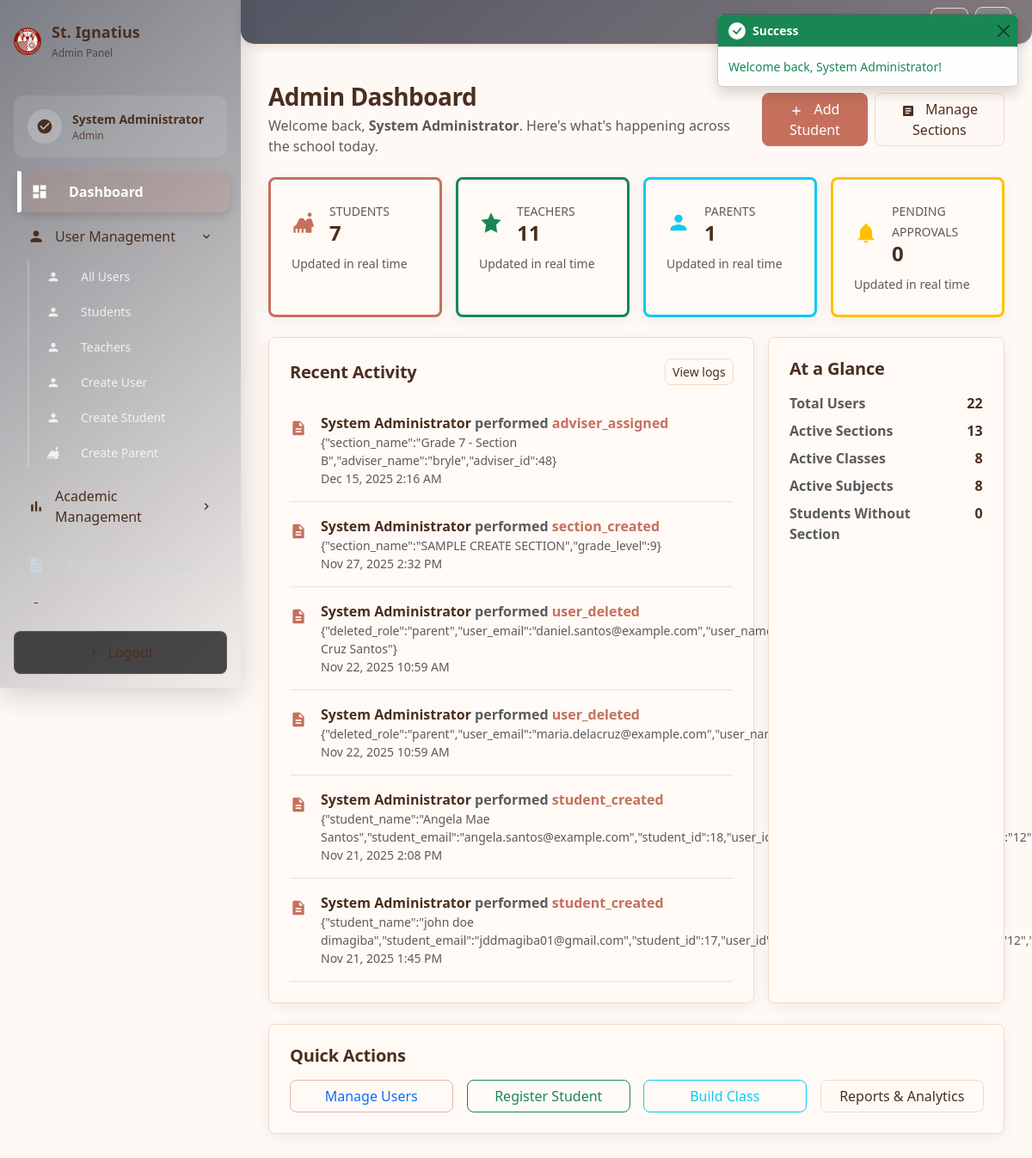
The page /admin (signed in) on the database its author committed.
### tables this page shows
CREATE TABLE `audit_logs` (
  `id` int(10) UNSIGNED NOT NULL,
  `user_id` int(10) UNSIGNED DEFAULT NULL,
  `action` varchar(100) DEFAULT NULL,
  `target_type` varchar(50) DEFAULT NULL,
  `target_id` int(10) UNSIGNED DEFAULT NULL,
  `details` longtext DEFAULT NULL,
  `ip_address` varchar(45) DEFAULT NULL,
  `user_agent` text DEFAULT NULL,
  `created_at` timestamp NOT NULL DEFAULT current_timestamp()
);

CREATE TABLE `users` (
  `id` int(10) UNSIGNED NOT NULL,
  `role` enum('admin','teacher','adviser','student','parent') NOT NULL,
  `email` varchar(191) NOT NULL,
  `password_hash` varchar(255) NOT NULL,
  `name` varchar(191) NOT NULL,
  `phone` varchar(20) DEFAULT NULL,
  `address` text DEFAULT NULL,
  `created_at` timestamp NOT NULL DEFAULT current_timestamp(),
  `updated_at` timestamp NOT NULL DEFAULT current_timestamp() ON UPDATE current_timestamp(),
  `status` enum('pending','active','suspended') DEFAULT 'pending',
  `requested_role` enum('admin','teacher','adviser','student','parent') DEFAULT NULL,
  `approved_by` int(10) UNSIGNED DEFAULT NULL,
  `approved_at` timestamp NULL DEFAULT NULL,
  `linked_student_user_id` int(10) UNSIGNED DEFAULT NULL,
  `parent_relationship` enum('father','mother','guardian','grandparent','other') DEFAULT NULL
);

### app/Controllers/AdminController.php (called while the page is built, shortened)
<?php
class AdminController extends Controller
{
    public function dashboard(): void
    {
        $user = Session::get('user');
        $config = require BASE_PATH . DIRECTORY_SEPARATOR . 'config' . DIRECTORY_SEPARATOR . 'config.php';
        $pdo = Database::connection($config['database']);
        $stmt = $pdo->prepare('
            SELECT role, COUNT(*) AS count
            FROM users
            WHERE status = "active"
            GROUP BY role
        ');
        $stmt->execute();
        $userStats = $stmt->fetchAll(PDO::FETCH_ASSOC);
        $pendingCount = $this->fetchCount($pdo, 'SELECT COUNT(*) FROM users WHERE status = "pending"');
        $systemStats = [
            'sections' => $this->fetchCount($pdo, 'SELECT COUNT(*) FROM sections WHERE is_active = 1', [], 'SELECT COUNT(*) FROM sections'),
            'classes' => $this->fetchCount($pdo, 'SELECT COUNT(*) FROM classes WHERE is_active = 1', [], 'SELECT COUNT(*) FROM classes'),
            'subjects' => $this->fetchCount($pdo, 'SELECT COUNT(*) FROM subjects WHERE is_active = 1', [], 'SELECT COUNT(*) FROM subjects'),
            'unassigned_students' => $this->fetchCount($pdo, 'SELECT COUNT(*) FROM students WHERE section_id IS NULL'),
        ];
        $recentActivity = $this->fetchRecentActivity($pdo);
        $this->view->render('admin/dashboard', [
            'title' => 'Admin Dashboard',
            'user' => $user,
            'activeNav' => 'dashboard',
            'showBack' => false,
            'pendingCount' => $pendingCount,
            'userStats' => $userStats,
            'systemStats' => $systemStats,
            'recentActivity' => $recentActivity,
        ], 'layouts/dashboard');
    }
    private function fetchCount(PDO $pdo, string $sql, array $params = [], ?string $fallbackSql = null): int
    {
        try {
            $stmt = $pdo->prepare($sql);
            $stmt->execute($params);
            return (int)$stmt->fetchColumn();
        } catch (\Throwable $e) {
            if ($fallbackSql !== null && trim($fallbackSql) !== trim($sql)) {
                return $this->fetchCount($pdo, $fallbackSql, $params);
            }
        }
        return 0;
    }
    private function fetchRecentActivity(PDO $pdo, int $limit = 6): array
    {
        try {
            $stmt = $pdo->prepare('
                SELECT
                    al.id,
                    al.user_id,
                    al.action,
                    al.target_type,
                    al.target_id,
                    al.details,
                    al.created_at,
                    u.name AS actor_name
                FROM audit_logs al
                LEFT JOIN users u ON al.user_id = u.id
                ORDER BY al.created_at DESC
                LIMIT :limit
            ');
            $stmt->bindValue(':limit', $limit, PDO::PARAM_INT);
            $stmt->execute();
            $rows = $stmt->fetchAll(PDO::FETCH_ASSOC) ?: [];
            return array_map(static function (array $row): array {
                $details = null;
                if (!empty($row['details'])) {
                    $decoded = json_decode((string)$row['details'], true);
                    $details = is_array($decoded) ? $decoded : null;
                }
                return [
                    'id' => (int)$row['id'],
                    'user_id' => isset($row['user_id']) ? (int)$row['user_id'] : null,
                    'actor_name' => $row['actor_name'] ?? 'System',
                    'action' => $row['action'] ?? 'activity',
                    'target_type' => $row['target_type'] ?? null,
                    'target_id' => isset($row['target_id']) ? (int)$row['target_id'] : null,
                    'details' => $details,
                    'created_at' => $row['created_at'] ?? null,
                ];
            }, $rows);
        } catch (\Throwable $e) {
            return [];
        }
    }
}

### app/bootstrap.php (called while the page is built, shortened)
<?php
spl_autoload_register(function (string $class): void {
    $prefixes = [
        'Core' => APP_PATH . DIRECTORY_SEPARATOR . 'Core',
        'Controllers' => APP_PATH . DIRECTORY_SEPARATOR . 'Controllers',
        'Models' => APP_PATH . DIRECTORY_SEPARATOR . 'Models',
        'Helpers' => APP_PATH . DIRECTORY_SEPARATOR . 'Helpers',
        'Services' => APP_PATH . DIRECTORY_SEPARATOR . 'Services',
        'App' => APP_PATH,
    ];
    foreach ($prefixes as $ns => $dir) {
        $nsPrefix = $ns . '\\';
        if (str_starts_with($class, $nsPrefix)) {
            $relative = substr($class, strlen($nsPrefix));
            $path = $dir . DIRECTORY_SEPARATOR . str_replace('\\', DIRECTORY_SEPARATOR, $relative) . '.php';
            return;
        }
    }
});
$router = new Core\Router();
$router->dispatch($_SERVER['REQUEST_METHOD'] ?? 'GET', $_SERVER['REQUEST_URI'] ?? '/');

### public/index.php (called while the page is built, shortened)
<?php
require_once APP_PATH . DIRECTORY_SEPARATOR . 'bootstrap.php';

### app/Core/Session.php (called while the page is built, shortened)
<?php
class Session
{
    public static function get(string $key, mixed $default = null): mixed
    {
        return $_SESSION[$key] ?? $default;
    }
}

### app/Helpers/Url.php (called while the page is built, shortened)
<?php
class Url
{
    public static function basePath(): string
    {
        $scriptName = $_SERVER['SCRIPT_NAME'] ?? '';
        $dir = rtrim(str_replace('\\', '/', dirname($scriptName)), '/');
        return $dir === '/' ? '' : $dir;
    }
    public static function to(string $path = '/'): string
    {
        $normalized = '/' . ltrim($path, '/');
        return self::basePath() . ($normalized === '//' ? '/' : $normalized);
    }
}

### resources/views/admin/dashboard.php (the view, shortened to what this page needs)
<?php
$roleCounts = [
    'student' => 0,
    'teacher' => 0,
    'adviser' => 0,
    'parent' => 0,
    'admin' => 0,
];
foreach (($userStats ?? []) as $stat) {
    $role = $stat['role'] ?? null;
    if ($role !== null && array_key_exists($role, $roleCounts)) {
        $roleCounts[$role] = (int)($stat['count'] ?? 0);
    }
}
$totalUsers = array_sum($roleCounts);
$sectionsCount = (int)($systemStats['sections'] ?? 0);
$classesCount = (int)($systemStats['classes'] ?? 0);
$subjectsCount = (int)($systemStats['subjects'] ?? 0);
$unassignedStudents = (int)($systemStats['unassigned_students'] ?? 0);
?>
<div class="d-flex flex-column flex-lg-row align-items-lg-center justify-content-between gap-3 mb-4">
    <div>
        <h1 class="h3 fw-bold mb-1">Admin Dashboard</h1>
        <p class="text-muted mb-0">
            Welcome back, <span class="fw-semibold"><?= htmlspecialchars($user['name'] ?? 'Administrator') ?></span>.
            Here's what's happening across the school today.
        </p>
    </div>
    <div class="d-flex gap-2">
        <a class="btn btn-primary" href="<?= \Helpers\Url::to('/admin/create-student') ?>">
            <svg width="16" height="16" fill="currentColor" class="me-2">
                <use href="#icon-plus"></use>
            </svg>
            Add Student
        </a>
        <a class="btn btn-outline-secondary" href="<?= \Helpers\Url::to('/admin/sections') ?>">
            <svg width="16" height="16" fill="currentColor" class="me-2">
                <use href="#icon-sections-admin"></use>
            </svg>
            Manage Sections
        </a>
    </div>
</div>
<div class="row g-3 mb-4">
    <?php
    $statCards = [
        ['label' => 'Students', 'count' => $roleCounts['student'], 'icon' => '#icon-students', 'variant' => 'primary'],
        ['label' => 'Teachers', 'count' => $roleCounts['teacher'], 'icon' => '#icon-teachers', 'variant' => 'success'],
        ['label' => 'Parents', 'count' => $roleCounts['parent'], 'icon' => '#icon-user', 'variant' => 'info'],
        ['label' => 'Pending Approvals', 'count' => (int)($pendingCount ?? 0), 'icon' => '#icon-alerts', 'variant' => 'warning'],
    ];
    foreach ($statCards as $card):
    ?>
        <div class="col-12 col-sm-6 col-xl-3">
            <div class="surface p-4 h-100 border-start border-3 border-<?= $card['variant'] ?>">
                <div class="d-flex align-items-center mb-2">
                    <div class="me-3 text-<?= $card['variant'] ?>">
                        <svg width="28" height="28" fill="currentColor">
                            <use href="<?= $card['icon'] ?>"></use>
                        </svg>
                    </div>
                    <div>
                        <span class="text-muted text-uppercase small"><?= htmlspecialchars($card['label']) ?></span>
                        <div class="h4 fw-bold mb-0"><?= number_format($card['count']) ?></div>
                    </div>
                </div>
                <?php if ($card['label'] === 'Pending Approvals' && $card['count'] > 0): ?>
                    <a href="<?= \Helpers\Url::to('/admin/users') ?>" class="link-<?= $card['variant'] ?> small">Review requests</a>
                <?php else: ?>
                    <span class="small text-muted">Updated in real time</span>
                <?php endif; ?>
            </div>
        </div>
    <?php endforeach; ?>
</div>
<div class="row g-3 mb-4">
    <div class="col-12 col-xl-8">
        <div class="surface p-4 h-100">
            <div class="d-flex justify-content-between align-items-center mb-3">
                <h2 class="h5 fw-semibold mb-0">Recent Activity</h2>
                <a class="btn btn-sm btn-outline-secondary" href="<?= \Helpers\Url::to('/admin/logs') ?>">View logs</a>
            </div>
            <?php if (!empty($recentActivity)): ?>
                <ul class="list-unstyled mb-0">
                    <?php foreach ($recentActivity as $entry): ?>
                        <li class="d-flex align-items-start gap-3 py-3 border-bottom">
                            <div class="text-primary pt-1">
                                <svg width="20" height="20" fill="currentColor">
                                    <use href="#icon-report"></use>
                                </svg>
                            </div>
                            <div class="flex-grow-1">
                                <div class="fw-semibold">
                                    <?= htmlspecialchars($entry['actor_name'] ?? 'System') ?>
                                    <span class="text-muted">performed</span>
                                    <span class="text-primary"><?= htmlspecialchars($entry['action'] ?? 'an action') ?></span>
                                </div>
                                <?php if (!empty($entry['details'])): ?>
                                    <div class="text-muted small">
                                        <?= htmlspecialchars(json_encode($entry['details'])) ?>
                                    </div>
                                <?php endif; ?>
                                <div class="text-muted small">
                                    <?= $entry['created_at'] ? date('M d, Y g:i A', strtotime($entry['created_at'])) : 'Timestamp unavailable' ?>
                                </div>
                            </div>
                        </li>
                    <?php endforeach; ?>
                </ul>
            <?php else: ?>
                <div class="text-muted small">No audit activity has been recorded yet.</div>
            <?php endif; ?>
        </div>
    </div>
    <div class="col-12 col-xl-4">
        <div class="surface p-4 h-100">
            <h2 class="h5 fw-semibold mb-3">At a Glance</h2>
            <dl class="row mb-0">
                <dt class="col-6 text-muted">Total Users</dt>
                <dd class="col-6 text-end fw-semibold"><?= number_format($totalUsers) ?></dd>
                <dt class="col-8 text-muted">Active Sections</dt>
                <dd class="col-4 text-end fw-semibold"><?= number_format($sectionsCount) ?></dd>
                <dt class="col-8 text-muted">Active Classes</dt>
                <dd class="col-4 text-end fw-semibold"><?= number_format($classesCount) ?></dd>
                <dt class="col-8 text-muted">Active Subjects</dt>
                <dd class="col-4 text-end fw-semibold"><?= number_format($subjectsCount) ?></dd>
                <dt class="col-8 text-muted">Students Without Section</dt>
                <dd class="col-4 text-end fw-semibold"><?= number_format($unassignedStudents) ?></dd>
            </dl>
        </div>
    </div>
</div>
<div class="surface p-4">
    <h2 class="h5 fw-semibold mb-3">Quick Actions</h2>
    <div class="row g-3">
        <div class="col-12 col-md-6 col-lg-3">
            <a class="btn btn-outline-primary w-100" href="<?= \Helpers\Url::to('/admin/users') ?>">
                Manage Users
            </a>
        </div>
        <div class="col-12 col-md-6 col-lg-3">
            <a class="btn btn-outline-success w-100" href="<?= \Helpers\Url::to('/admin/create-student') ?>">
                Register Student
            </a>
        </div>
        <div class="col-12 col-md-6 col-lg-3">
            <a class="btn btn-outline-info w-100" href="<?= \Helpers\Url::to('/admin/classes') ?>">
                Build Class
            </a>
        </div>
        <div class="col-12 col-md-6 col-lg-3">
            <a class="btn btn-outline-secondary w-100" href="<?= \Helpers\Url::to('/admin/reports') ?>">
                Reports &amp; Analytics
            </a>
        </div>
    </div>
</div>

### rows shown on the page
audit_logs: user.name "System Administrator", action "adviser_assigned", details "{\"section_name\":\"Grade 7 - Section B\",\"adviser_name\":\"bryle\",\"adviser_id\":48}", created_at "Dec 15, 2025 2:16 AM"
audit_logs: user.name "System Administrator", action "section_created", details "{\"section_name\":\"SAMPLE CREATE SECTION\",\"grade_level\":9}", created_at "Nov 27, 2025 2:32 PM"
audit_logs: user.name "System Administrator", action "user_deleted", details "{\"deleted_role\":\"parent\",\"user_email\":\"daniel.santos@example.com\",\"user_name\":\"Daniel Cruz Santos\"}", created_at "Nov 22, 2025 10:59 AM"
audit_logs: user.name "System Administrator", action "user_deleted", details "{\"deleted_role\":\"parent\",\"user_email\":\"maria.delacruz@example.com\",\"user_name\":\"Maria\"}", created_at "Nov 22, 2025 10:59 AM"
audit_logs: user.name "System Administrator", action "student_created", details "{\"student_name\":\"Angela Mae…", created_at "Nov 21, 2025 2:08 PM"
audit_logs: user.name "System Administrator", action "student_created", details "{\"student_name\":\"john doe…", created_at "Nov 21, 2025 1:45 PM"

### other values the page prints
$role "Admin"
$user['name'] "System Administrator"
$card['label'] "STUDENTS"
$card['count'] "7"
$card['label'] "TEACHERS"
$card['count'] "11"
$card['label'] "PARENTS"
$card['count'] "1"
$card['label'] "PENDING APPROVALS"
$card['count'] "0"
$totalUsers "22"
$sectionsCount "13"
$classesCount "8"
$subjectsCount "8"
$unassignedStudents "0"
